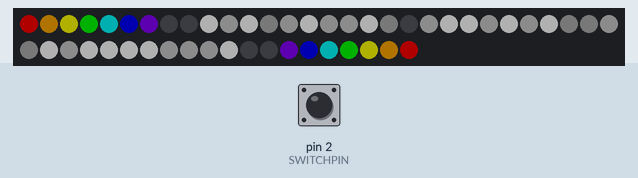
Bench run of a sketch on a simulated Arduino Uno, built with avr-gcc and run on an emulated ATmega328P. On the bench: 50 RGB LEDs in strip order, left to right, continuing on the next row. The inputs (shaded band) are chosen by the test bench; at power-on: pin 2 (SWITCHPIN) HIGH. Dim RGB values are drawn brighter than linear; random numbers use the default seed unless the sketch sets one.

Above: at 1.2 s.
1.3 s: pin 2 (SWITCHPIN) pulled LOW for 0.15 s
At 2.1 s:
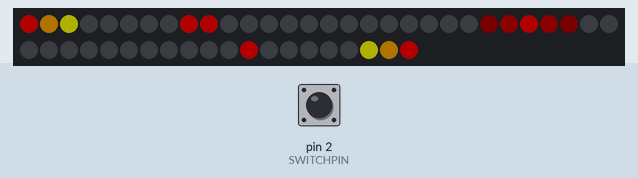
3.0 s: pin 2 (SWITCHPIN) pulled LOW for 3.2 s
At 4.36 s:
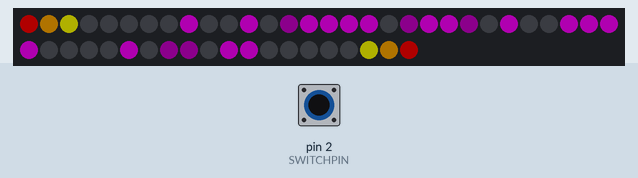
7.7 s: pin 2 (SWITCHPIN) pulled LOW for 1 s
At 8.53 s:
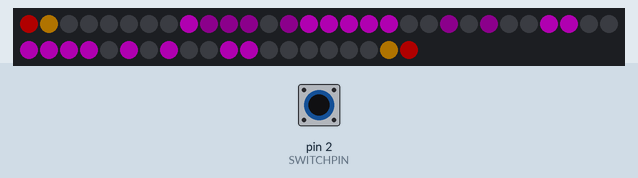
11.6 s: pin 2 (SWITCHPIN) pulled LOW for 0.15 s
At 12.6 s:
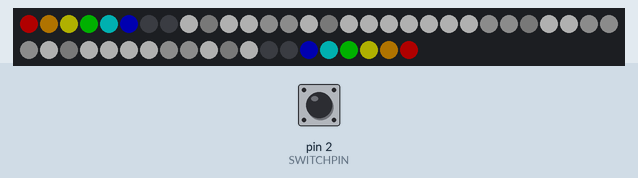
13.5 s: pin 2 (SWITCHPIN) pulled LOW for 1 s
At 14.4 s:
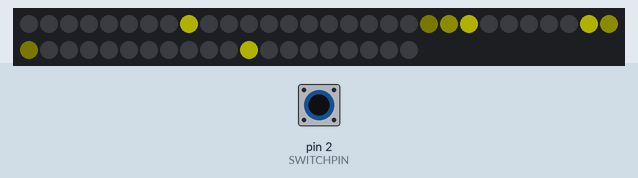
17.0 s: pin 2 (SWITCHPIN) pulled LOW for 0.15 s
At 21.04 s:
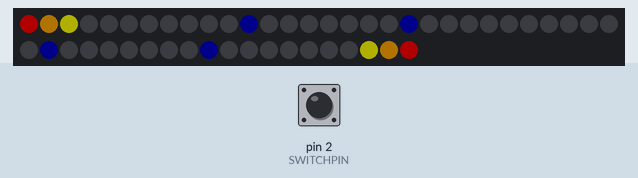

The sketch:

trinket-rainbow-ear-fastled.ino
```cpp
// Low power NeoPixel goggles example.  Makes a nice blinky display
// with just a few LEDs on at any time.

#include <FastLED.h>
#include <avr/power.h>

#define LIGHTPIN 4
#define SWITCHPIN 2
#define LED_TYPE WS2812
#define COLOR_ORDER GRB
#define NUM_LEDS 50
#define BRIGHTNESS 55
CRGB leds[NUM_LEDS];

// colors to be reused
const uint32_t colorArray[] = {CRGB::Red, CRGB::Orange, CRGB::Yellow, CRGB::Lime, 0x00FFFF, CRGB::Blue, 0x8800FF, CRGB::Magenta};

//uint32_t nowColor = colorRed;
uint8_t  mode   = 0, // Current animation effect
         offset = 0, // Position of spinny eyes
         offsetEar = 0;  // Position of zippy ears

// element pin arrays
//int leftEar[] = {0, 1, 2, 3, 4, 5, 6, 7};
const uint8_t leftNub = 8;
const uint8_t leftEye[] = {14, 15, 16, 17, 18, 19, 20, 21, 22, 23, 24, 9, 10, 11, 12, 13};
const uint8_t rightEye[] = {36, 35, 34, 33, 32, 31, 30, 29, 28, 27, 26, 25, 40, 39, 38, 37};
const uint8_t leftEyeReverse[] = {13, 12, 11, 10, 9, 24, 23, 22, 21, 20, 19, 18, 17, 16, 15, 14};
const uint8_t rightEyeReverse[] = {37, 38, 39, 40, 25, 26, 27, 28, 29, 30, 21, 32, 33, 34, 35, 36};
const uint8_t rightNub = 41;
const uint8_t rightEar[] = {49, 48, 47, 46, 45, 44, 43, 42};

// debouncing variables
#define switchGoStart 5
int8_t switchGo = switchGoStart;

void setup() {
  if (F_CPU == 16000000) clock_prescale_set(clock_div_1);

  // tell FastLED about the LED strip configuration
  FastLED.addLeds<LED_TYPE, LIGHTPIN, COLOR_ORDER>(leds, NUM_LEDS).setCorrection(TypicalLEDStrip);

  // set master brightness control
  FastLED.setBrightness(BRIGHTNESS);

  // set the button on the right ear to use the pullup resistor
  pinMode(SWITCHPIN, INPUT_PULLUP);
}

void loop() {
  uint8_t i;
  uint8_t t;

  switch (mode) {
    case 0: // white sparkles with rainbow ears
      eightLoop(CRGB::White);
      daftPulse();
      nubBlink(CRGB::White);
      t = 75;
      break;
    case 1: // red synchronized circles
      eightLoop(CRGB::Red);
      daftPulse();
      nubBlink(colorArray[0]);
      t = 75;
      break;
    case 2:
      eightLoop(colorArray[1]);
      daftPulse();
      nubBlink(colorArray[1]);
      t = 55;
      break;
    case 3:
      eightLoop(colorArray[2]);
      daftPulse();
      nubBlink(colorArray[2]);
      t = 50;
      break;
    case 4:
      eightLoop(colorArray[3]);
      daftPulse();
      nubBlink(colorArray[3]);
      t = 75;
      break;
    case 5:
      eightLoop(colorArray[5]);
      daftPulse();
      nubBlink(colorArray[5]);
      t = 66;
      break;
    case 6:
      eightLoop(colorArray[7]);
      daftPulse();
      nubBlink(colorArray[7]);
      t = 128;
      break;
  }

  FastLED.show();
  delay(t);

  if (switchGo != 0) {
    switchGo--;
  }

  if (! digitalRead(SWITCHPIN)) {    // Every 8 seconds...
    if (switchGo <= 0) {
      mode++;                        // Next mode
      if (mode > 6) {                // End of modes?
        mode = 0;                    // Start modes over
      }
      for (i = 0; i < 50; i++) {
        leds[i] = CRGB::Black;
      }
      switchGo = switchGoStart;
    }
  }
}

void daftPulse() {
  uint8_t j;
  uint8_t bounceValue = bounceNum(offsetEar, 8);

  for (j = 0; j < 8; j++) {
    if (bounceValue > j) {
      leds[j] = colorArray[j];  //left ear
      leds[rightEar[j]] = colorArray[j]; // right ear
    } else {
      leds[j] = CRGB::Black;  //left ear
      leds[rightEar[j]] = CRGB::Black; // right ear
    }
  }

  offsetEar++;
  if (offsetEar == 16) offset = 0;
}

uint8_t bounceNum(int n, int max)
{
  return abs(((n % (max * 2)) - max) * (1 - (((n / (max * 2)) % 2) * 2)));
}

void nubBlink(uint32_t sentColor) {
  if (offset > 8) {
    leds[leftNub] = sentColor;
    leds[rightNub] = sentColor;
  } else {
    leds[leftNub] = CRGB::Black;
    leds[rightNub] = CRGB::Black;
  }
}

void eightLoop(uint32_t sentColor) {
  uint8_t  i;
  // Spin the lenses
  for (i = 0; i < 16; i++) {
    uint8_t icross = (i + 8) % 16;
    switch (mode) {
      case 1:
      case 3:
        if (i == (offset % 16)) {
          leds[leftEye[i]] = sentColor;
          leds[rightEye[i]] = sentColor;
        } else {
          leds[leftEye[i]].fadeToBlackBy(200);
          leds[rightEye[i]].fadeToBlackBy(200);
        }
        break;
      case 2:
      case 5:
        if (i == (offset % 8)) {
          leds[leftEye[i]] = sentColor;
          leds[rightEye[i]] = sentColor;
          leds[leftEye[icross]] = sentColor;
          leds[rightEye[icross]] = sentColor;
        } else {
          leds[leftEye[i]].fadeToBlackBy(200);
          leds[rightEye[i]].fadeToBlackBy(200);
          leds[leftEye[icross]].fadeToBlackBy(200);
          leds[rightEye[icross]].fadeToBlackBy(200);
        }
        break;
      case 0:
      case 4:
      case 6:
        leds[leftEye[i]].fadeToBlackBy(200);
        leds[rightEye[i]].fadeToBlackBy(200);
        uint8_t ledA = random8(9, 25);
        uint8_t ledB = random8(25, 41);
        leds[ledA] = sentColor;
        leds[ledB] = sentColor;
        break;
    }
  }
  offset++;
  if (offset == 16) offset = 0;
}
```
